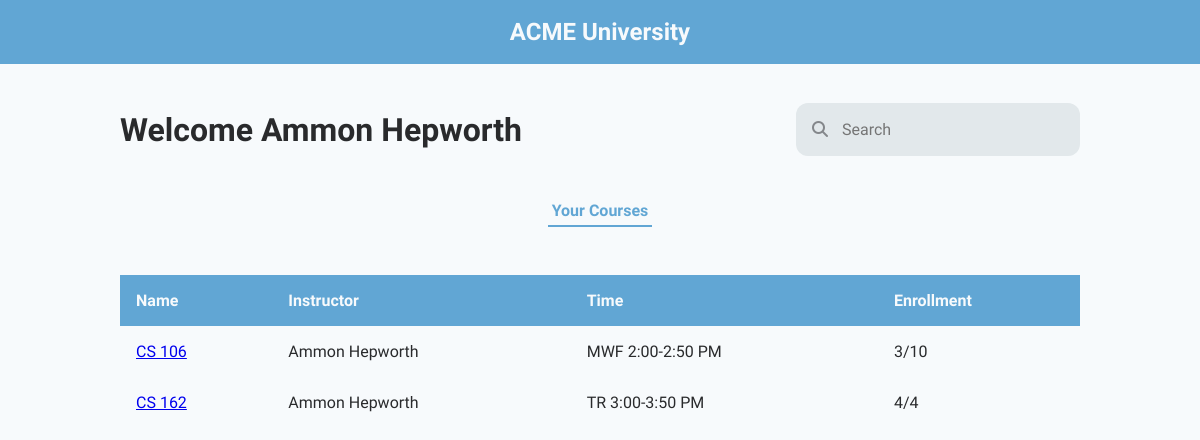
The app's page /instructor/Ammon Hepworth (signed in), older data.
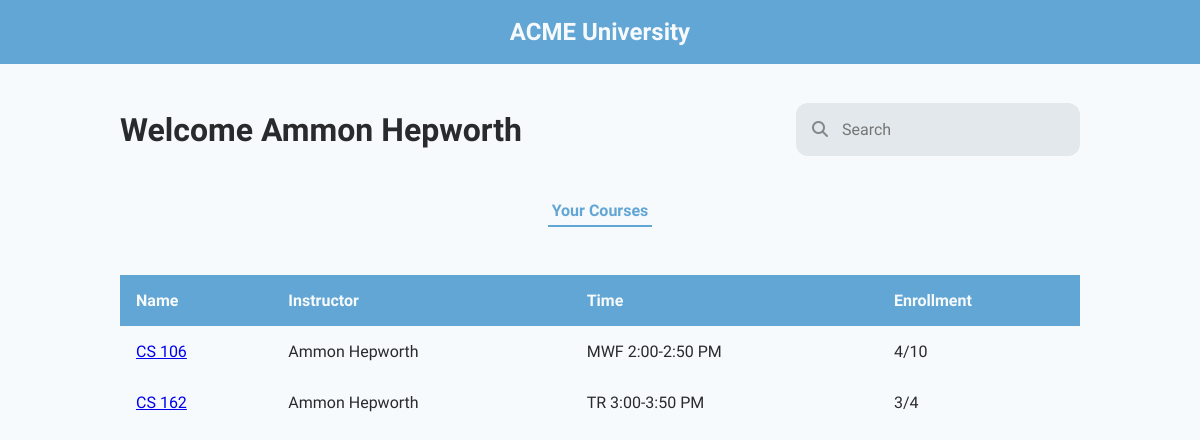
The same page, newer data.
### db.py (models this page shows)
class Teacher(db.Model, UserMixin):
	id = db.Column(db.Integer, primary_key=True)
	name = db.Column(db.String, nullable=False)
	user = db.relationship('User', backref='teacher', uselist=False)

class Course(db.Model, UserMixin):
	id = db.Column(db.Integer, primary_key=True)
	course_name = db.Column(db.String, unique=True, nullable=False)
	teacher_id = db.Column(db.Integer, db.ForeignKey('teacher.id'), nullable=False)
	number_enrolled = db.Column(db.Integer, nullable=False)
	capacity = db.Column(db.Integer, nullable=False)
	time = db.Column(db.String, nullable=False)
	teacher = db.relationship('Teacher', backref=db.backref('teachers', lazy=True))
	students = db.relationship('Enrollment', back_populates='course')

### app.py (the view)
@app.route("/instructor/<name>")
@login_required
def instructor(name):
    instructor_name = name
    tea_data = []
    teaQ = Teacher.query.filter_by(name=instructor_name).first()
    teaQC = Course.query.filter_by(teacher_id = teaQ.id).all()
    for i in range(len(teaQC)):
        temp = {
            'name':teaQC[i].course_name,
            'instructor':instructor_name,
            'time':teaQC[i].time,
            'enrollment':(str(teaQC[i].number_enrolled) + "/" + str(teaQC[i].capacity))
        }
        tea_data.append(temp)
    return render_template("instructor.html", instructor_name = instructor_name, data = tea_data)

### app.py (called while the page is built)
@login.user_loader
def load_user(user_id):
    return User.query.get(user_id)

### templates/instructor.html (shortened to what this page needs)
{% extends "person.html" %}
{% block styles %}
    {{ super() }}
    <link rel="stylesheet" href="{{ url_for('static', filename = 'instructor.css') }}">
{% endblock %}
{% block person_name %}{{ instructor_name }}{% endblock %}
{% block inner_nav_links %}
    <button class="inner-nav-link active-tab">Your Courses</button>
{% endblock %}
{% block data_table_headings %}
    <th>Name</th>
    <th>Instructor</th>
    <th>Time</th>
    <th>Enrollment</th>
{% endblock %}
{% block data_table_body %}
    {% for class in data %}
        <tr>
            <td>
                <a href="{{ url_for('specific_course', name = class.instructor, course = class.name) }}">
                    {{ class.name }}
                </a>
            </td>
            <td>{{ class.instructor }}</td>
            <td>{{ class.time }}</td>
            <td>{{ class.enrollment }}</td>
        </tr>
    {% endfor %}
{% endblock %}

### templates/person.html
{% extends "base.html" %}
{% block styles %}
    {{ super() }}
    <link rel="stylesheet" href="{{ url_for('static', filename = 'person.css') }}">
{% endblock %}
{% block content %}
    <div class="person-container">
        <div class="person-container-top">
            <h1 class="greeting">Welcome {% block person_name %}{% endblock %}</h1>
            <div class="search-bar">
                <i class="fas fa-search"></i>
                <input type="text" placeholder="Search" autocomplete="off">
            </div>
        </div>
        <div class="person-container-middle">
            <div class="inner-nav-container">
                {% block inner_nav_links%}{% endblock %}
            </div>
        </div>
        <div class="person-container-bottom">
            <table class="data-table">
                <thead class="data-table-head">
                    <tr class="data-table-row headings-row">
                        {% block data_table_headings %}{% endblock %}
                    </tr>
                </thead>
                <tbody class="data-table-body">
                    {% block data_table_body %}{% endblock %}
                </tbody>
            </table>
        </div>
    </div>
{% endblock %}

### templates/base.html (shortened to what this page needs)
<!DOCTYPE html>
<html lang="en">
<head>
    {% block head %}
        {% block styles %}
        <link rel="stylesheet" href="{{ url_for('static', filename = 'base.css') }}">
        {% endblock %}
    {% endblock %}
</head>
<body>
    {% include "navbar.html" %}
    <div class="content">
        {% block content %}{% endblock %}
    </div>
</body>
</html>

### templates/navbar.html
{% block navbar %}
<nav class="navbar-container">
    <a class="title">ACME University</a>
</nav>
{% endblock %}

### static/base.css (style rules this page uses)
:root { --bg-color: #F7FAFC; --accent-color: #61A6D4; --primary-text-color: #292A2C; --secondary-text-color: #61A6D4; --tertiary-text-color: #84878B; --quaternary-text-color: #F7FAFC; }
body { margin: 0; padding: 0; width: 100vw; height: 100vh; font-family: 'Source Sans Pro', Arial, Helvetica, sans-serif; background-color: var(--bg-color); color: var(--primary-text-color); position: relative; overflow-x: hidden; }
.content { height: calc(100vh - 4rem); }
.navbar-container { height: 4rem; background-color: var(--accent-color); display: flex; justify-content: center; align-items: center; font-weight: bold; font-size: 1.5rem; color: var(--quaternary-text-color); }

### static/person.css (style rules this page uses)
.content { display: flex; justify-content: center; }
.person-container { width: 80%; display: grid; grid-template-rows: 2fr 1fr 8fr; }
.person-container-top { display: flex; flex-direction: row; justify-content: space-between; align-items: center; }
.person-container-middle { min-height: 5rem; }
.search-bar { padding: 1rem; background-color: #E2E8EB; color: var(--tertiary-text-color); border-radius: .75rem; }
.search-bar input { margin-left: .5rem; border: none; background-color: transparent; color: #84878B; font-family: 'Source Sans Pro', Arial, Helvetica, sans-serif; font-size: 1rem; }
.inner-nav-container { display: flex; justify-content: center; align-items: center; }
.inner-nav-link { padding: .35rem .25rem; text-decoration: none; border: none; background-color: transparent; font-family: 'Source Sans Pro', Arial, Helvetica, sans-serif; font-size: 1rem; color: var(--primary-text-color); }
.active-tab { font-weight: 600; color: var(--secondary-text-color); border-bottom: 2px solid var(--accent-color); }
.data-table { width: 100%; border-collapse: collapse; color: var(--quaternary-text-color); }
.headings-row { background-color: var(--accent-color); }
.data-table-row th { text-align: left; padding: 1rem 1rem; }
.data-table-body td { color: var(--primary-text-color); padding: 1rem 1rem; }

Row changes from the older to the newer data that the page shows:
changed Course "CS 106": enrollment "3/10" → "4/10"
changed Course "CS 162": enrollment "4/4" → "3/4"
